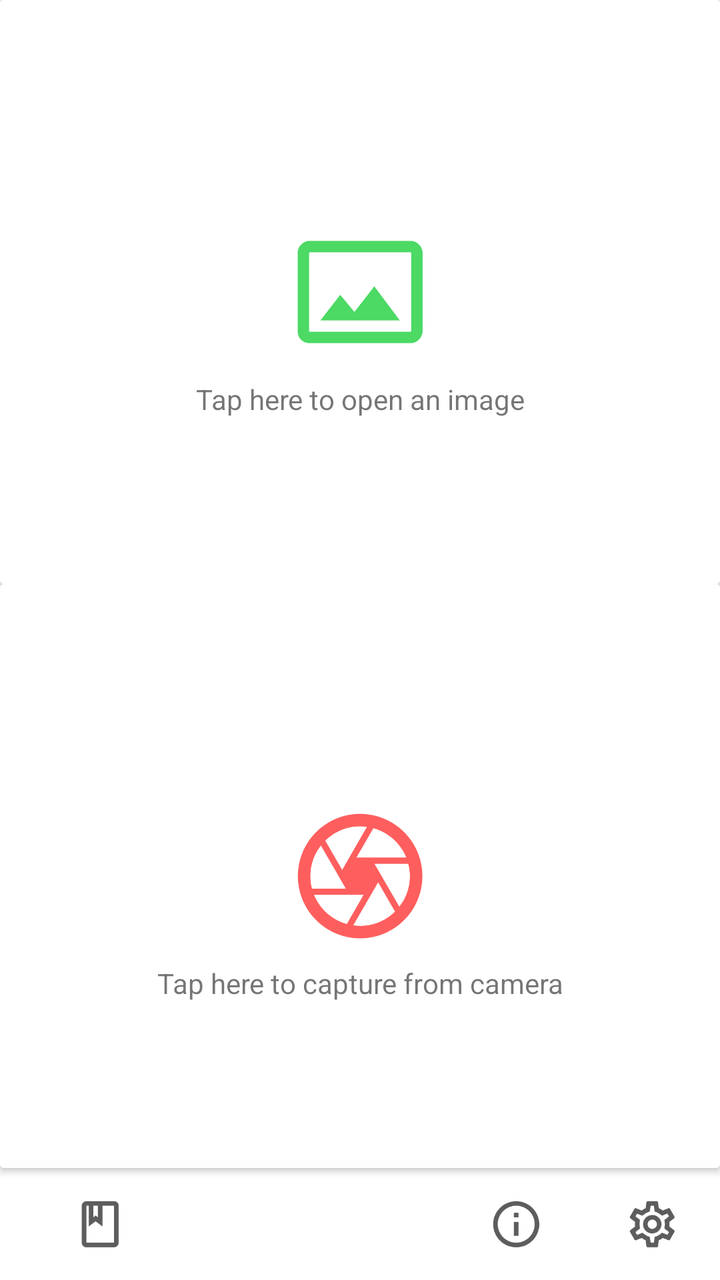
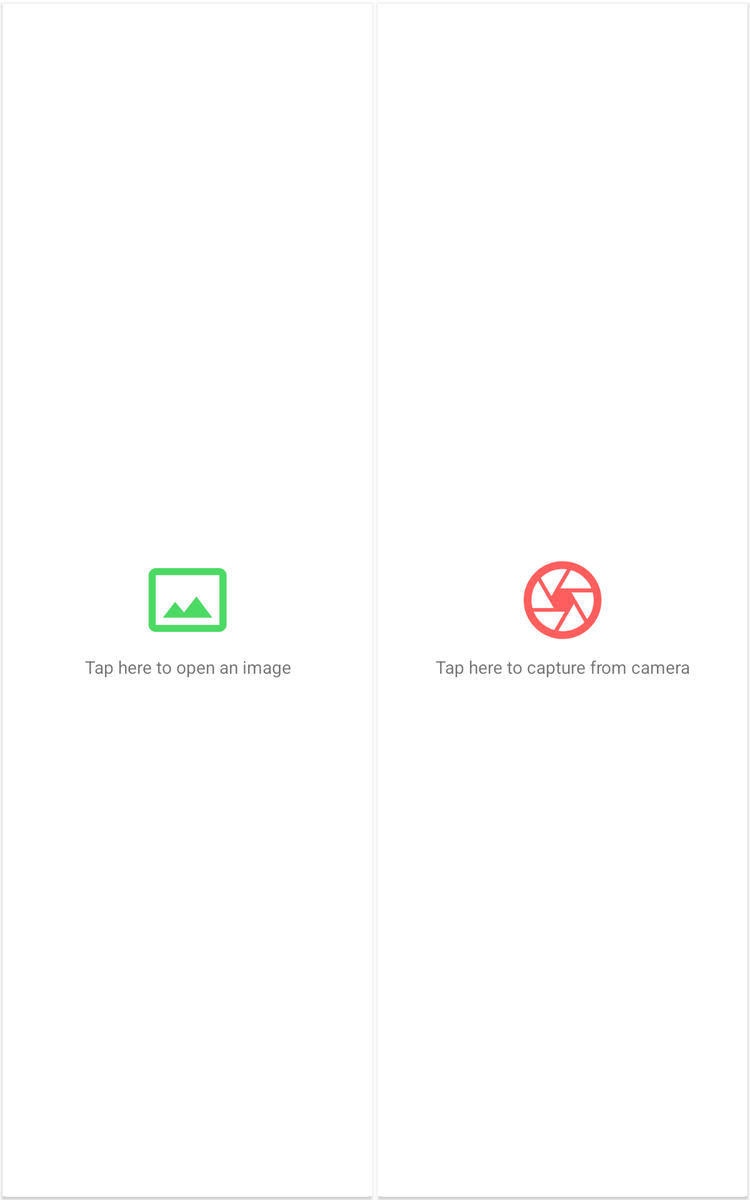

One screen, two layout resources from the same app: the default and the author's alternative for another configuration. Each is rendered where Android would select it; the XML of both is given below.
<!-- AndroidManifest.xml: application theme AppTheme -->
<!-- res/layout/fragment_main.xml -->
<?xml version="1.0" encoding="utf-8"?>

<LinearLayout
    xmlns:android="http://schemas.android.com/apk/res/android"
    xmlns:tools="http://schemas.android.com/tools"
    xmlns:app="http://schemas.android.com/apk/res-auto"
    android:layout_width="match_parent"
    android:layout_height="match_parent"
    android:orientation="vertical"
    tools:context=".fragments.MainFragment">

    
    <android.support.v7.widget.CardView
        android:id="@+id/open_image_card"
        android:layout_width="match_parent"
        android:layout_height="match_parent"
        app:cardElevation="2dp"
        android:focusable="true"
        android:clickable="true"
        android:stateListAnimator="@animator/open_lift_on_touch"
        android:layout_gravity="center_horizontal"
        android:layout_weight="1">

        <RelativeLayout
            android:layout_width="match_parent"
            android:layout_height="match_parent">
            <ImageView
                android:id="@+id/iv_openImage"
                android:layout_width="wrap_content"
                android:layout_height="wrap_content"
                android:layout_centerInParent="true"
                android:src="@drawable/ic_open_image"
                android:contentDescription="@string/cdesc_open_image"/>
            <TextView
                android:layout_width="match_parent"
                android:layout_height="wrap_content"
                android:layout_below="@id/iv_openImage"
                android:textAlignment="center"
                android:layout_margin="8dp"
                android:text="@string/open_image"/>
        </RelativeLayout>

    </android.support.v7.widget.CardView>

    
    <android.support.v7.widget.CardView
        android:id="@+id/capture_camera_card"
        android:layout_width="match_parent"
        android:layout_height="match_parent"
        android:focusable="true"
        android:clickable="true"
        android:stateListAnimator="@animator/camera_lift_on_touch"
        android:layout_gravity="center_horizontal"
        android:layout_weight="1">

        <RelativeLayout
            android:layout_width="match_parent"
            android:layout_height="match_parent">
            <ImageView
                android:id="@+id/iv_openCamera"
                android:layout_width="wrap_content"
                android:layout_height="wrap_content"
                android:layout_centerInParent="true"
                android:src="@drawable/ic_capture_camera"
                android:contentDescription="@string/cdesc_capture_camera"/>
            <TextView
                android:layout_width="match_parent"
                android:layout_height="wrap_content"
                android:layout_below="@id/iv_openCamera"
                android:textAlignment="center"
                android:layout_margin="8dp"
                android:text="@string/camera_capture"/>
        </RelativeLayout>

    </android.support.v7.widget.CardView>

    <include layout="@layout/toolbar_main_activity" />
</LinearLayout>
<!-- res/layout/toolbar_main_activity.xml (included above) -->
<?xml version="1.0" encoding="utf-8"?>

<android.support.design.widget.AppBarLayout
    xmlns:android="http://schemas.android.com/apk/res/android"
    android:id="@+id/main_appbar"
    android:layout_width="match_parent"
    android:layout_height="?attr/actionBarSize"
    android:layout_gravity="bottom">

    <android.support.v7.widget.Toolbar
        android:id="@+id/main_toolbar"
        android:layout_width="match_parent"
        android:layout_height="?attr/actionBarSize">

        <ImageButton
            android:id="@+id/tbtn_settings"
            android:layout_width="wrap_content"
            android:layout_height="wrap_content"
            android:layout_gravity="end"
            android:background="?attr/selectableItemBackground"
            android:contentDescription="@string/settings"
            android:padding="@dimen/padding_main_toolbar_btn"
            android:src="@drawable/ic_action_settings"
            android:tooltipText="@string/settings" />

        <ImageButton
            android:id="@+id/tbtn_about"
            android:layout_width="wrap_content"
            android:layout_height="wrap_content"
            android:layout_gravity="end"
            android:background="?attr/selectableItemBackground"
            android:contentDescription="@string/about_developer"
            android:padding="@dimen/padding_main_toolbar_btn"
            android:src="@drawable/ic_action_info"
            android:tooltipText="@string/about_developer" />

        <ImageButton
            android:id="@+id/tbtn_saved_text"
            android:layout_width="wrap_content"
            android:layout_height="wrap_content"
            android:layout_gravity="start"
            android:background="?attr/selectableItemBackground"
            android:contentDescription="@string/cdesc_saved_text"
            android:padding="@dimen/padding_main_toolbar_btn"
            android:src="@drawable/ic_action_saved"
            android:tooltipText="@string/saved_text" />
    </android.support.v7.widget.Toolbar>

</android.support.design.widget.AppBarLayout>
<!-- resources referenced by this layout -->
<resources>
  <dimen name="padding_main_toolbar_btn">22dp</dimen>
  <!-- drawable ic_action_info: png bitmap (drawable-hdpi, 1525 bytes) -->
  <!-- drawable ic_action_saved: png bitmap (drawable-hdpi, 630 bytes) -->
  <!-- drawable ic_action_settings: png bitmap (drawable-hdpi, 1932 bytes) -->
  <!-- drawable ic_capture_camera: png bitmap (drawable-hdpi, 5540 bytes) -->
  <!-- drawable ic_open_image: png bitmap (drawable-hdpi, 2090 bytes) -->
  <string name="about_developer">About Developer</string>
  <string name="camera_capture">Tap here to capture from camera</string>
  <string name="cdesc_capture_camera">Capture image from Camera</string>
  <string name="cdesc_open_image">Open Image file</string>
  <string name="cdesc_saved_text">Show saved texts</string>
  <string name="open_image">Tap here to open an image</string>
  <string name="saved_text">Saved Texts</string>
  <string name="settings">Settings</string>
  <style name="AppTheme" parent="Theme.AppCompat.Light.NoActionBar">
          
          <item name="colorPrimary">@color/colorPrimary</item>
          <item name="colorPrimaryDark">@android:color/white</item>
          <item name="colorAccent">@color/colorAccent</item>
          <item name="android:background">@android:color/white</item>
      </style>
  <color name="colorPrimary">#ffffff</color>
  <color name="colorAccent">#2196F3</color>
</resources>
<!-- res/layout-sw600dp/fragment_main.xml (the author's variant of the layout above) -->
<!-- drawn on a 7-inch tablet held upright -->
<?xml version="1.0" encoding="utf-8"?>
<LinearLayout
    xmlns:android="http://schemas.android.com/apk/res/android"
    xmlns:tools="http://schemas.android.com/tools"
    xmlns:app="http://schemas.android.com/apk/res-auto"
    android:layout_width="match_parent"
    android:layout_height="match_parent"
    android:orientation="horizontal"
    tools:context=".fragments.MainFragment">

    
    <android.support.v7.widget.CardView
        android:id="@+id/open_image_card"
        android:layout_width="match_parent"
        android:layout_height="match_parent"
        app:cardElevation="2dp"
        app:cardCornerRadius="0dp"
        app:cardUseCompatPadding="true"
        android:focusable="true"
        android:clickable="true"
        android:stateListAnimator="@animator/open_lift_on_touch"
        android:layout_weight="1">

        <RelativeLayout
            android:layout_width="match_parent"
            android:layout_height="match_parent">
            <ImageView
                android:id="@+id/iv_openImage"
                android:layout_width="wrap_content"
                android:layout_height="wrap_content"
                android:layout_centerInParent="true"
                android:src="@drawable/ic_open_image"
                android:contentDescription="@string/cdesc_open_image"/>
            <TextView
                android:layout_width="match_parent"
                android:layout_height="wrap_content"
                android:layout_below="@id/iv_openImage"
                android:textAlignment="center"
                android:layout_margin="8dp"
                android:text="@string/open_image"/>
        </RelativeLayout>

    </android.support.v7.widget.CardView>


    
    <android.support.v7.widget.CardView
        android:id="@+id/capture_camera_card"
        android:layout_width="match_parent"
        android:layout_height="match_parent"
        app:cardCornerRadius="0dp"
        app:cardUseCompatPadding="true"
        android:focusable="true"
        android:clickable="true"
        android:stateListAnimator="@animator/camera_lift_on_touch"
        android:layout_weight="1">

        <RelativeLayout
            android:layout_width="match_parent"
            android:layout_height="match_parent">
            <ImageView
                android:id="@+id/iv_openCamera"
                android:layout_width="wrap_content"
                android:layout_height="wrap_content"
                android:layout_centerInParent="true"
                android:src="@drawable/ic_capture_camera"
                android:contentDescription="@string/cdesc_capture_camera"/>
            <TextView
                android:layout_width="match_parent"
                android:layout_height="wrap_content"
                android:layout_below="@id/iv_openCamera"
                android:textAlignment="center"
                android:layout_margin="8dp"
                android:text="@string/camera_capture"/>
        </RelativeLayout>
    </android.support.v7.widget.CardView>
</LinearLayout>
<!-- resources referenced by the variant -->
<!-- as a 7-inch tablet held upright resolves them -->
<resources>
  <!-- drawable ic_capture_camera: png bitmap (drawable-hdpi, 5540 bytes) -->
  <!-- drawable ic_open_image: png bitmap (drawable-hdpi, 2090 bytes) -->
  <string name="camera_capture">Tap here to capture from camera</string>
  <string name="cdesc_capture_camera">Capture image from Camera</string>
  <string name="cdesc_open_image">Open Image file</string>
  <string name="open_image">Tap here to open an image</string>
  <style name="AppTheme" parent="Theme.AppCompat.Light.NoActionBar">
          
          <item name="colorPrimary">@color/colorPrimary</item>
          <item name="colorPrimaryDark">@android:color/white</item>
          <item name="colorAccent">@color/colorAccent</item>
          <item name="android:background">@android:color/white</item>
      </style>
  <color name="colorPrimary">#ffffff</color>
  <color name="colorAccent">#2196F3</color>
</resources>
